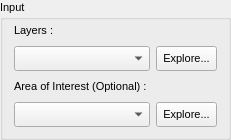
                  <widget class="QGroupBox" name="groupBox">
                   <property name="sizePolicy">
                    <sizepolicy hsizetype="Preferred" vsizetype="Fixed">
                     <horstretch>0</horstretch>
                     <verstretch>5</verstretch>
                    </sizepolicy>
                   </property>
                   <property name="minimumSize">
                    <size>
                     <width>0</width>
                     <height>140</height>
                    </size>
                   </property>
                   <property name="maximumSize">
                    <size>
                     <width>16777215</width>
                     <height>140</height>
                    </size>
                   </property>
                   <property name="font">
                    <font>
                     <pointsize>8</pointsize>
                     <italic>false</italic>
                     <bold>false</bold>
                    </font>
                   </property>
                   <property name="title">
                    <string>Input</string>
                   </property>
                   <layout class="QGridLayout" name="gridLayout_4">
                    <property name="topMargin">
                     <number>5</number>
                    </property>
                    <property name="verticalSpacing">
                     <number>9</number>
                    </property>
                    <item row="4" column="0">
                     <widget class="QLabel" name="label_2">
                      <property name="text">
                       <string>Area of Interest (Optional) : </string>
                      </property>
                     </widget>
                    </item>
                    <item row="5" column="0">
                     <widget class="QComboBox" name="comboBox_2">
                      <property name="minimumSize">
                       <size>
                        <width>0</width>
                        <height>25</height>
                       </size>
                      </property>
                      <property name="maximumSize">
                       <size>
                        <width>16777215</width>
                        <height>25</height>
                       </size>
                      </property>
                     </widget>
                    </item>
                    <item row="1" column="0">
                     <widget class="QLabel" name="label">
                      <property name="font">
                       <font>
                        <pointsize>8</pointsize>
                        <italic>false</italic>
                        <bold>false</bold>
                       </font>
                      </property>
                      <property name="text">
                       <string>Layers :</string>
                      </property>
                     </widget>
                    </item>
                    <item row="5" column="1">
                     <widget class="QToolButton" name="toolButton_2">
                      <property name="minimumSize">
                       <size>
                        <width>0</width>
                        <height>25</height>
                       </size>
                      </property>
                      <property name="maximumSize">
                       <size>
                        <width>16777215</width>
                        <height>25</height>
                       </size>
                      </property>
                      <property name="text">
                       <string>Explore...</string>
                      </property>
                     </widget>
                    </item>
                    <item row="2" column="0">
                     <widget class="QComboBox" name="comboBox">
                      <property name="minimumSize">
                       <size>
                        <width>0</width>
                        <height>25</height>
                       </size>
                      </property>
                      <property name="maximumSize">
                       <size>
                        <width>16777215</width>
                        <height>25</height>
                       </size>
                      </property>
                     </widget>
                    </item>
                    <item row="2" column="1">
                     <widget class="QToolButton" name="toolButton">
                      <property name="minimumSize">
                       <size>
                        <width>0</width>
                        <height>25</height>
                       </size>
                      </property>
                      <property name="maximumSize">
                       <size>
                        <width>16777215</width>
                        <height>25</height>
                       </size>
                      </property>
                      <property name="text">
                       <string>Explore...</string>
                      </property>
                     </widget>
                    </item>
                   </layout>
                  </widget>
